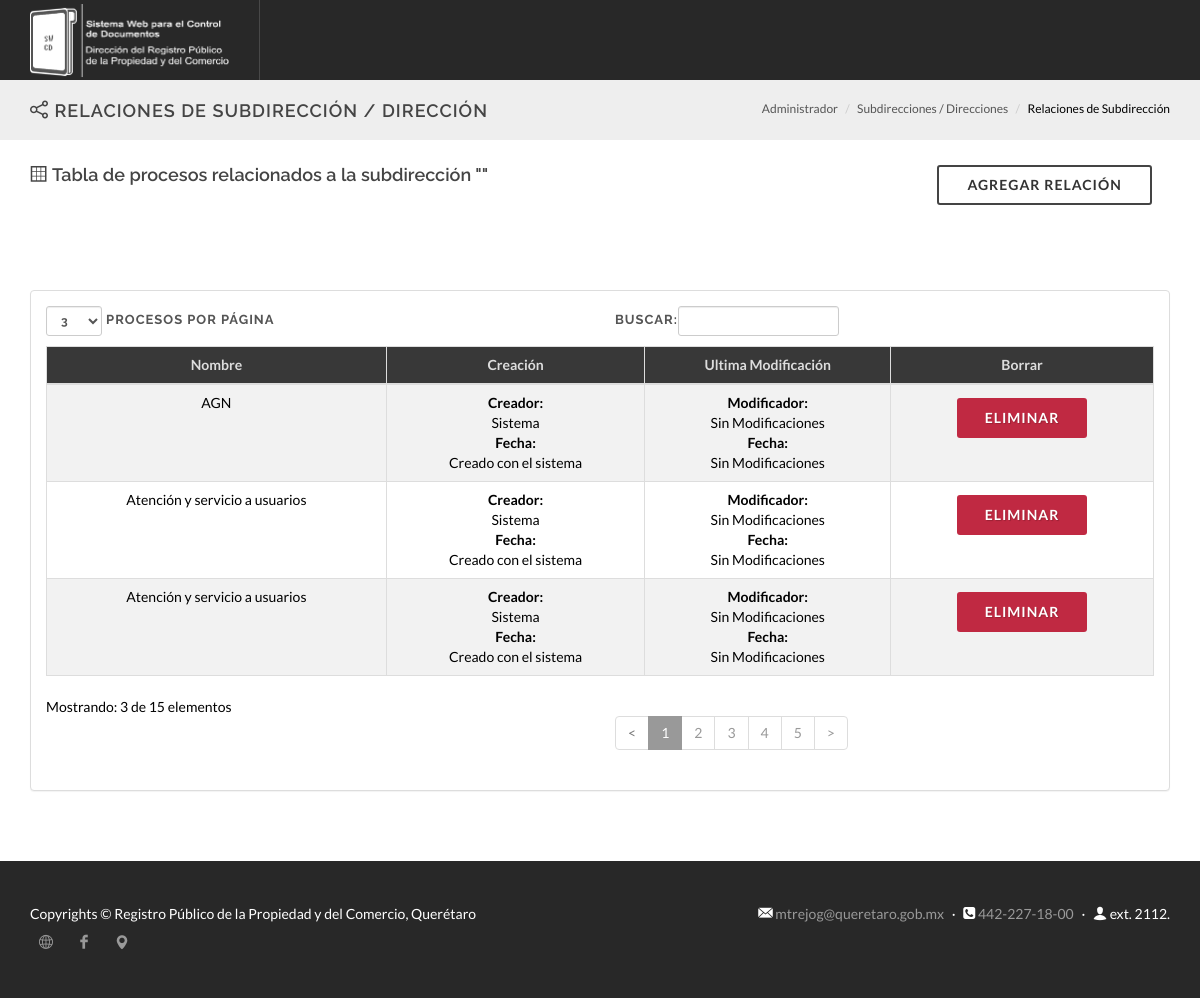
/administrador/rel-subdirecciones.php (signed in), run on the app's committed database.
### tables this page shows
CREATE TABLE IF NOT EXISTS `procesos` (
  `id_proceso` int(11) NOT NULL AUTO_INCREMENT,
  `nom_proceso` varchar(100) NOT NULL,
  `uc_proceso` int(11) DEFAULT NULL,
  `fc_proceso` datetime DEFAULT NULL,
  `um_proceso` int(11) DEFAULT NULL,
  `fm_proceso` datetime DEFAULT NULL,
  PRIMARY KEY (`id_proceso`),
  KEY `fk_PROCESOS_USUARIOS1_idx` (`uc_proceso`),
  KEY `fk_PROCESOS_USUARIOS2_idx` (`um_proceso`)
);

### lib/class/Conexion.php (called while the page is built, shortened)
<?php
class Conexion
{
    private static $instancia;
    private $con;
    private function __construct()
    {
    try
    {
    $this->con = new PDO('mysql:host=localhost;dbname=rppc','root','');
    $this->con->exec("SET CHARSET utf8");
    }catch(PDOException $e)
    {
    echo "Error: ".$e->getMessage();
    die();
    }
    }
    public static function sing_conexion()
    {
      if(!Isset(self::$instancia))
      {
       self::$instancia = new $miclase;
      }
        return self::$instancia;
    }
    public function prepare($sql)
    {
       return $this->con->prepare($sql);
    }
}

### lib/class/Pps.php (called while the page is built, shortened)
<?php
require_once 'Conexion.php';
class Pps
{
private $con;
public function __construct()
{
 $this->con = Conexion::sing_conexion();
}
public function showDataSub($id= null)
{
    try{
$sql ="SELECT * FROM pps";
    $consulta = $this->con->prepare($sql);
    $consulta->execute();
    $this->con=NULL;
        if($consulta->rowCount()>0)
        {
            return $consulta;
        }else{
            return false;
        }
    }catch(PDOException $e){
      print "Error: ".$e->getMessage();
    }
}
}

### lib/class/Proceso.php (called while the page is built, shortened)
<?php
require_once 'Conexion.php';
class Proceso
{
private $con;
public function __construct()
{
 $this->con = Conexion::sing_conexion();
}
public function showData($id= null)
{
    try{
$sql ="SELECT * FROM procesos";
if($id != NULL)
{
$sql.=" WHERE id_proceso = ?";
}
    $consulta = $this->con->prepare($sql);
        if($id != NULL)
        {
        $consulta->bindParam(1,$id);
        }
    $consulta->execute();
    $this->con=NULL;
        if($consulta->rowCount()>0)
        {
            return $consulta;
        }else{
            return false;
        }
    }catch(PDOException $e){
      print "Error: ".$e->getMessage();
    }
}
}

### administrador/rel-subdirecciones.php (the view, shortened to what this page needs)
<?php
include_once '../lib/class/Proceso.php';
include_once '../lib/class/Pps.php';
$id_subdireccion = $_POST['id'];
$nom_subdireccion = $_POST['nom'];
$classPps = new Pps();
$dataPps = $classPps -> showDataSub($id_subdireccion);
?>
<!DOCTYPE html>
<html lang="es">
<head>
	<link rel="stylesheet" href="css/bootstrap.css" type="text/css" />
	<link rel="stylesheet" href="css/style.css" type="text/css" />
	<link rel="stylesheet" href="css/dark.css" type="text/css" />
	<link rel="stylesheet" href="css/animate.css" type="text/css" />
	<link rel="stylesheet" href="css/font-icons.css" type="text/css" />
	<link rel="stylesheet" href="css/responsive.css" type="text/css" />
	<link rel="stylesheet" href="css/magnific-popup.css" type="text/css" />
</head>
<body class="stretched side-panel-left" data-loader="4" data-loader-color="#999">
	<div id="wrapper" class="clearfix">
		<header id="header" class="full-header dark">
			<div id="header-wrap">
				<div class="container clearfix">
					<div id="logo">
						<a href="index.php" class="standard-logo side-panel-trigger">
						<img src="../res/images/logos/logoSWCD.png" alt="Logo RPPC">
						</a>
					</div>
				</div>
			</div>
		</header>
		<section id="page-title" class="page-title-mini">
			<div class="container clearfix">
				<h1><i class="icon-share"></i> Relaciones de Subdirección / Dirección</h1>
				<ol class="breadcrumb">
					<li><a href="index.php">Administrador</a></li>
					<li><a href="subdirecciones.php">Subdirecciones / Direcciones</a></li>
					<li>Relaciones de Subdirección</li>
				</ol>
			</div>
		</section>
		<section id="content">
			<div class="content-wrap-short">
				<div class="container clearfix">
                   <div class="col_three_fourth"><h4>
                   <i class="icon-grid"></i> Tabla de procesos relacionados a la subdirección "<?php echo $nom_subdireccion; ?>"</h4></div>
                   <div class="col_one_fourth col_last center">
                   <form name='F-update' action='form-rel-subdireccion.php' method='post'>
                    <button type='submit' class='button button-rounded button-reveal button-teal button-border tright'><i class="icon-plus-sign2"></i><span>Agregar Relación</span></button>
                   </form></div>
                    <div class="col_full">
						<div class="panel panel-default">
                                <div class="panel-body">
                                    <div class="table-responsive">
                                        <table class="table table-striped table-bordered table-hover" id="dataTables-example2">
                                            <thead>
                                                <tr>
                                                    <th>Nombre</th>
                                                    <th>Creación</th>
                                                    <th>Ultima Modificación</th>
                                                    <th>Borrar</th>
                                                </tr>
                                            </thead>
                                            <tbody>
                            <?php
                            if($dataPps!=NULL){
                            while($dataP=$dataPps->fetchObject()){
                            $idp=$dataP->idp_pps;
                            $id=$dataP->id_pps;
                            $classProceso = new Proceso();
                            $dataProceso = $classProceso -> showData($idp);
                             if($dataProceso!=NULL){
                             while($data=$dataProceso->fetchObject()){
                                if($data->uc_proceso==NULL){
                                    $uc_proceso="Sistema";
                                }else{
                                $idc=$data->uc_proceso;
                                $classUsuario = new Usuario();
                                $dataUsuario = $classUsuario -> showData($idc);
                                $dataU=$dataUsuario->fetchObject();
                                $uc_proceso=$dataU->nom_usuario;
                                }
                                if($data->fc_proceso==NULL){
                                    $fc_proceso="Creado con el sistema";
                                }else{
                                    $fecha = DateTime::createFromFormat('Y-m-d H:i:s', $data->fc_proceso);
                                    $ts= $fecha->getTimestamp();
                                    $fc_proceso=strftime("%d %B del %Y &nbsp;|&nbsp; %I:%M:%S %p",$ts);
                                }
                                if($data->um_proceso==NULL){
                                    $um_proceso="Sin Modificaciones";
                                }else{
                                $idm=$data->um_proceso;
                                $classUsuario2 = new Usuario();
                                $dataUsuario2 = $classUsuario2 -> showData($idm);
                                $dataU2=$dataUsuario2->fetchObject();
                                $um_proceso=$dataU2->nom_usuario;
                                }
                                 if($data->fm_proceso==NULL){
                                    $fm_proceso="Sin Modificaciones";
                                }else{
                                    $fecha = DateTime::createFromFormat('Y-m-d H:i:s', $data->fm_proceso);
                                    $ts= $fecha->getTimestamp();
                                    $fm_proceso=strftime("%d %B del %Y &nbsp;|&nbsp; %I:%M:%S %p",$ts);
                                }
                            echo "<tr class='odd gradeX'>";
                            echo "<td>" . $data->nom_proceso . "</td>";
                            echo "<td><Strong>Creador:</Strong><br>" . $uc_proceso . "<br>
                                      <Strong>Fecha:</Strong><br>" . $fc_proceso . "</td>";
                            echo "<td><Strong>Modificador:</Strong><br>" .$um_proceso . "<br>
                                      <Strong>Fecha:</Strong><br>" . $fm_proceso . "</td>";
                            echo "<td class='center'>
                            <form name='F-update' action='../lib/ops_pps/deletePps.php' method='post'>
                            <input type='hidden' name='id' value='".$id."'>
                            <input type='hidden' name='nomp' value='".$data->nom_proceso."'>
                            <input type='hidden' name='noms' value='".$nom_subdireccion."'>
                            <input type='hidden' name='uc_log' value='".$_SESSION['id_usuario']."'>
                            <button type='submit' class=' button button-rounded button-reveal button-red tright'><i class='icon-trash2'></i><span>Eliminar</span></button>
                            </form>
                            </td>";
                            echo "</tr>"; ?>
                            <?php } } } } ?>
                               </tbody>
                            </table>
                        </div>
                    </div>
                </div>
            </div>
				</div>
			</div>
		</section>
			<div id="copyrights">
				<div class="container clearfix">
					<div class="col_half">
						Copyrights &copy; Registro Público de la Propiedad y del Comercio, Querétaro
						<div class="copyright-links">
						    <a href="http://rppc.queretaro.gob.mx/rppcweb/portal/" target="_blank" class="social-icon si-small si-borderless si-call">
								<i class="icon-line2-globe"></i>
								<i class="icon-line2-globe"></i>
							</a>
							<a href="https://www.facebook.com/pages/Registro-P%C3%BAblico-de-la-Propiedad-y-del-Comercio/204363919592832" target="_blank" class="social-icon si-small si-borderless si-facebook">
								<i class="icon-facebook"></i>
								<i class="icon-facebook"></i>
							</a>
							<a href="https://goo.gl/maps/7kndgDTbdg22" target="_blank" class="social-icon si-small si-borderless si-evernote">
								<i class="icon-map-marker"></i>
								<i class="icon-map-marker"></i>
							</a>
						</div>
					</div>
					<div class="col_half col_last tright">
						<i class="icon-email3"></i> <a href="mailto:mtrejog@queretaro.gob.mx">mtrejog@queretaro.gob.mx</a> <span class="middot">&middot;</span> <i class="icon-phone-sign"></i> <a href="tel:+4222271800">442-227-18-00</a> <span class="middot">&middot;</span> <i class="icon-user"></i> ext. 2112.
					</div>
				</div>
			</div>
	</div>
</body>
</html>

### administrador/css/dark.css (style rules this page uses)
.dark, .dark h1, .dark h2, .dark h3, .dark h4, .dark h5, .dark h6 { color: #EEE; }
.dark #header:not(.transparent-header), #header.dark:not(.transparent-header) { background-color: #333; border-bottom: 1px solid rgba(255,255,255,0.05); }
.dark #header.full-header #header-wrap:not(.not-dark), #header.full-header.dark #header-wrap:not(.not-dark) { border-bottom-color: rgba(255,255,255,0.15); }
.dark #logo a { color: #CCC; }
.dark #header.full-header #header-wrap:not(.not-dark) #logo, #header.full-header.dark #header-wrap:not(.not-dark) #logo { border-right-color: rgba(255,255,255,0.15); }
.dark .table-striped > tbody > tr:nth-child(odd) > td, .dark .table-striped > tbody > tr:nth-child(odd) > th, .table-striped > tbody > tr:nth-child(odd) { background-color: rgba(0,0,0,0.05); }

### data on the page
procesos: nom_proceso "AGN", uc_proceso "Sistema", fc_proceso "Creado con el sistema", um_proceso "Sin Modificaciones", fm_proceso "Sin Modificaciones"
procesos: nom_proceso "Atención y servicio a usuarios", uc_proceso "Sistema", fc_proceso "Creado con el sistema", um_proceso "Sin Modificaciones", fm_proceso "Sin Modificaciones"
